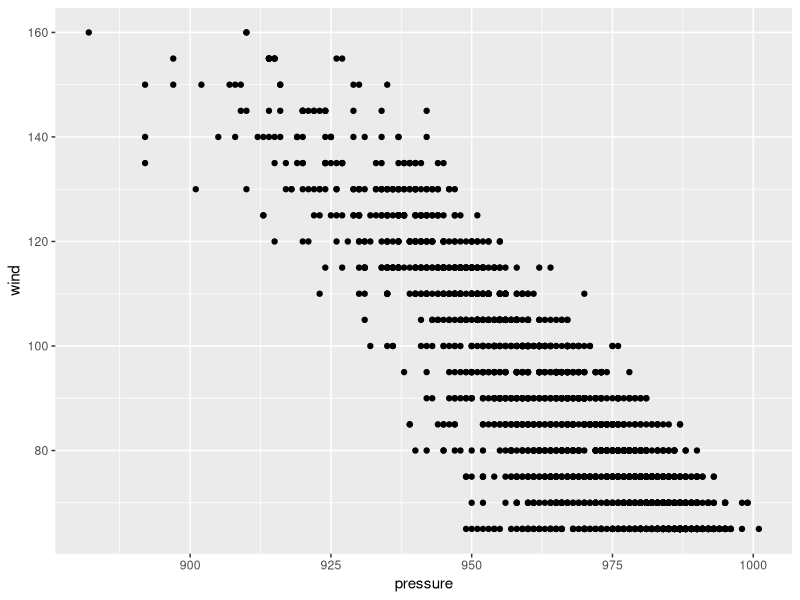

Here is the R script that generated this plot:
# Exploratory data analysis (EDA) a method  to find interistinmg characteristic  and test hypotheses
# write a program to visualize and explore a data set of your choice.

# Load the necessary libraries
library(ggplot2)
library(dplyr)

# Load a dataset for exploratory analysis
# For this example, let's use the 'storms' dataset from the 'ggplot2' package
data("storms")

# Perform some basic data exploration
# View the structure of the data
str(storms)

# Basic data summary
summary(storms)

# Clean the data (e.g., removing NA values)
cleaned_storms <- na.omit(storms)

# Create a visualization
# Let's create a scatter plot for wind speed vs. pressure
plot <- ggplot(cleaned_storms, aes(x = pressure, y = wind)) + geom_point()

# Save the visualization as a PNG file
ggsave("visualization.png", plot = plot)

# Print a message for completion
print("Exploratory Data Analysis complete. Visualization saved as 'visualization.png'.")
